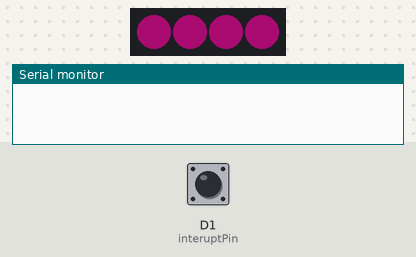
Simulated run of this sketch. Board: ESP8266 (NodeMCU). Shown: 4 RGB LEDs in strip order, left to right, the last lines printed to the serial monitor. The test bench sets the inputs (shaded band); at power-on: D1 (interuptPin) LOW. Dim RGB values are drawn brighter than linear; random numbers use the default seed unless the sketch sets one.

Above: at 1.2 s.
1.3 s: D1 (interuptPin) pulled HIGH for 0.15 s
At 1.99 s:
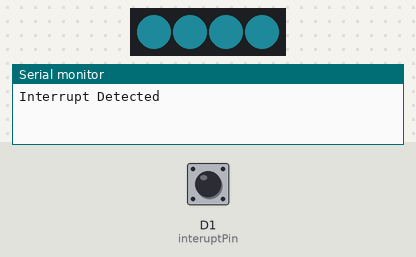
4.3 s: D1 (interuptPin) pulled HIGH for 1 s
At 6.16 s:
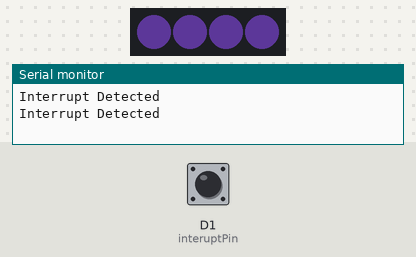
7.3 s: D1 (interuptPin) pulled HIGH for 0.15 s
At 9.42 s:
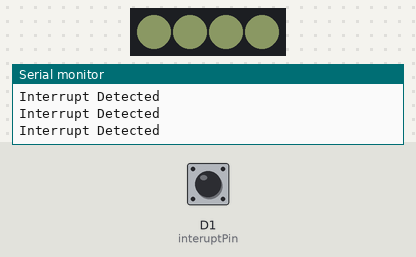
10.3 s: D1 (interuptPin) pulled HIGH for 3.2 s
At 13.62 s:
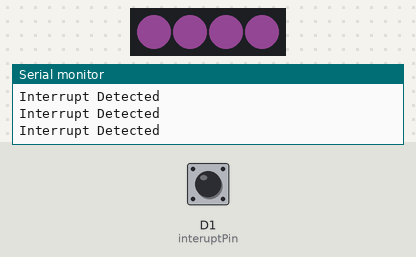
15.0 s: D1 (interuptPin) pulsed HIGH 2 times (0.12 s each, 0.3 s apart)
At 17.8 s:
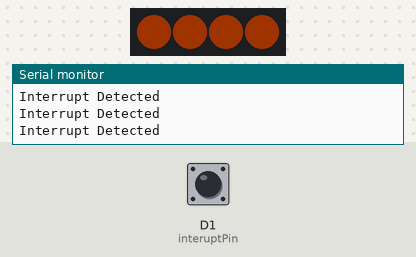
18.0 s: D1 (interuptPin) pulsed HIGH 5 times (0.12 s each, 0.3 s apart)
At 20.5 s:
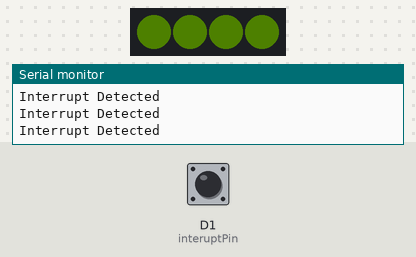
Timing chart, 0 to 22.0 s (numbered marks = the images above; inputs shaded):
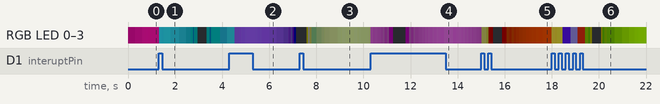

The sketch:

leds.ino
```cpp
#include <Adafruit_NeoPixel.h>

#define PIN D5
#define interuptPin D1
#define numLeds 4

int frame = 0;
int red = random(0,255);
int green = random(0,255);
int blue = random(0,255);

// Parameter 1 = number of pixels in strip
// Parameter 2 = pin number (most are valid)
// Parameter 3 = pixel type flags, add together as needed:
//   NEO_KHZ800  800 KHz bitstream (most NeoPixel products w/WS2812 LEDs)
//   NEO_KHZ400  400 KHz (classic 'v1' (not v2) FLORA pixels, WS2811 drivers)
//   NEO_GRB     Pixels are wired for GRB bitstream (most NeoPixel products)
//   NEO_RGB     Pixels are wired for RGB bitstream (v1 FLORA pixels, not v2)
Adafruit_NeoPixel strip = Adafruit_NeoPixel(numLeds, PIN, NEO_GRB + NEO_KHZ400);

void ICACHE_RAM_ATTR handleInterrupt() {
  Serial.println("Interrupt Detected");
  red = random(0,255);
  green = random(0,255);
  blue = random(0,255);
}

void setup() {
  strip.begin();
  strip.setBrightness(85);  // Lower brightness and save eyeballs!
  strip.show(); // Initialize all pixels to 'off'
  Serial.begin(115200);
  pinMode(interuptPin, INPUT);
  attachInterrupt(digitalPinToInterrupt(interuptPin), handleInterrupt, RISING);
}

void loop() {
//Written by: Jason Yandell

float MaximumBrightness = 50;
float SpeedFactor = 0.008; // I don't actually know what would look good
float StepDelay = 5; // ms for a step delay on the lights

// Make the lights breathe
// Intensity will go from 10 - MaximumBrightness in a "breathing" manner
float intensity = (sin(frame * SpeedFactor)+1)/2 * MaximumBrightness;
strip.setBrightness(intensity);
// Now set every LED to that color
for (int ledNumber=0; ledNumber<numLeds; ledNumber++) {
strip.setPixelColor(ledNumber, red, green, blue);
}

strip.show();
//Wait a bit before continuing to breathe
delay(StepDelay);
frame += 1;
}
```
